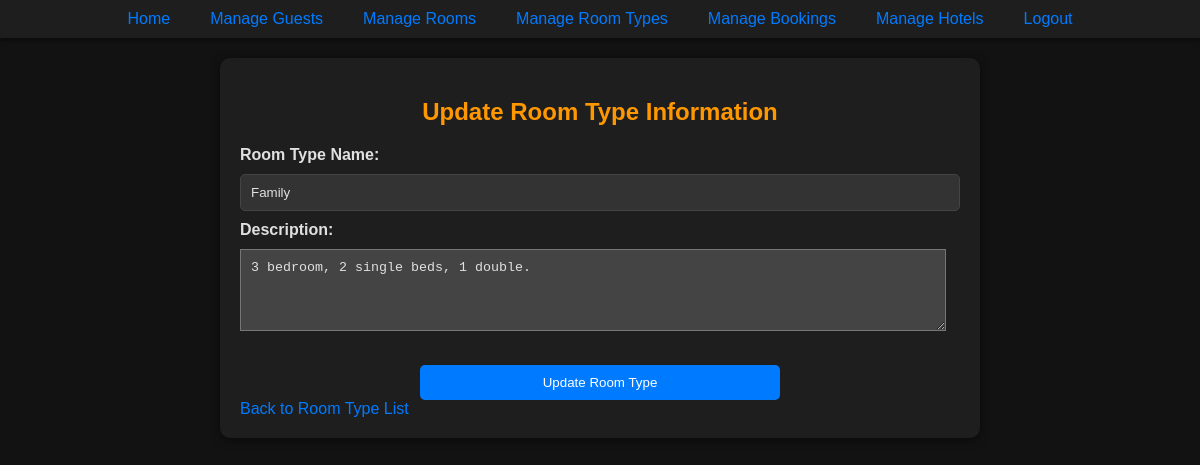
/php/updateRoomTypePage.php?roomTypeID=1 (signed in), run on an earlier commit of the app's database.
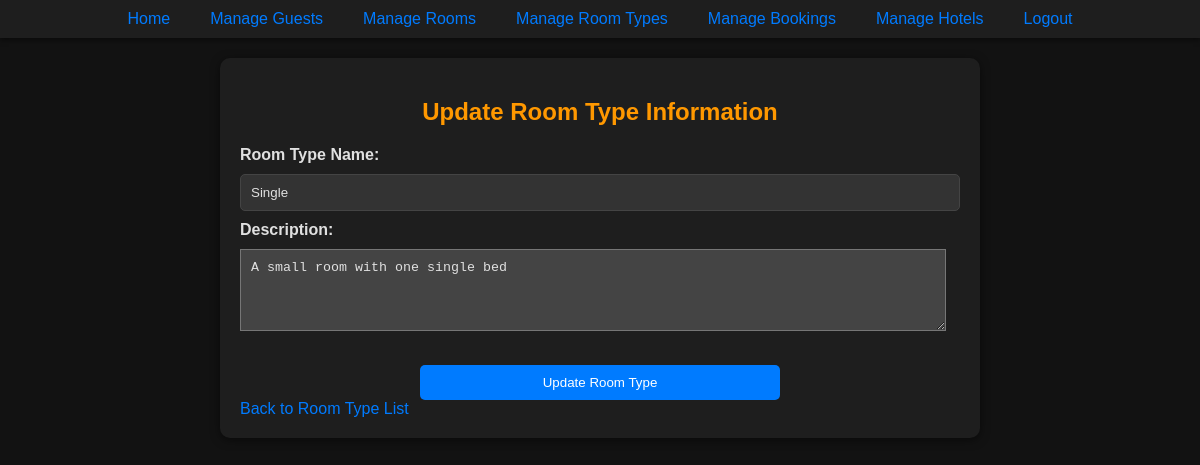
And on a later commit of the database.
### tables this page shows
CREATE TABLE "RoomType" (
	"roomTypeID"	INTEGER,
	"roomTypeName"	VARCHAR(50) NOT NULL,
	"description"	VARCHAR(200),
	PRIMARY KEY("roomTypeID")
);

### php/updateRoomTypePage.php (the view, shortened to what this page needs)
<?php
include '../components/NavBar.php';
try {
    if (isset($_GET['roomTypeID'])) {
        $roomTypeID = $_GET['roomTypeID'];
        $stmt = $pdo->prepare('SELECT * FROM RoomType WHERE roomTypeID = ?');
        $stmt->execute([$roomTypeID]);
        $roomType = $stmt->fetch(PDO::FETCH_ASSOC);
    } else {
        echo "No room type ID provided.";
        exit;
    }
} catch (PDOException $e) {
    echo "Database error: " . $e->getMessage();
    exit;
}
?>
<!DOCTYPE html>
<html lang="en">
<head>
    <link rel="stylesheet" href="../css/styles.css">
</head>
<body>
    <div class="form-container">
        <h2 class="center-text">Update Room Type Information</h2>
        <form action="updateRoomTypeRecord.php" method="post">
            <label for="roomTypeName">Room Type Name:</label>
            <input type="text" name="roomTypeName" id="roomTypeName" value="<?= htmlspecialchars($roomType['roomTypeName']) ?>" required>
            <label for="description">Description:</label>
            <textarea name="description" id="description" rows="4"><?= htmlspecialchars($roomType['description']) ?></textarea>
            <button type="submit">Update Room Type</button>
        </form>
        <a href="viewRoomTypes.php">Back to Room Type List</a>
    </div>
</body>
</html>

What changed in the data, as far as the page shows it:
changed roomtype: roomTypeName "Family" → "Single"; description "3 bedroom, 2 single beds, 1 double." → "A small room with one single bed"
